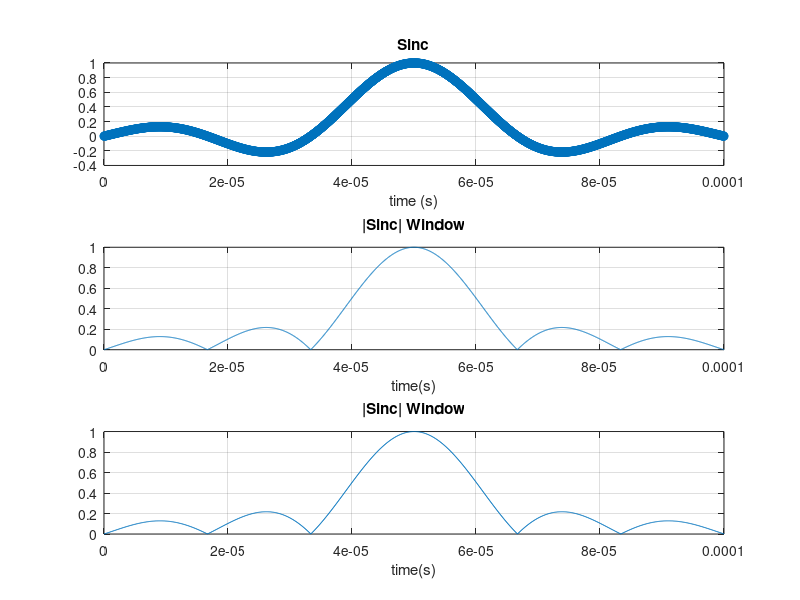

MATLAB code for this plot: (Note: this script raises an error after producing the figure.)
%   Author:     Guillermo Bustos 24/09/2018
%   Project:    DIXITAL - FAMAF - PHD THESIS 
%       
% ========================================================================= 
% Plot a RF Sinc Pulse and its FFT
% The Script above simulates NCO embedded on FPGA with a Sinc function
% loaded in the Look-Up Table.
% Hamming Windowing is applied if is chose
% ========================================================================= 
% Zero Padding:
% https://dsp.stackexchange.com/questions/741/why-should-i-zero-pad-a-signal-before-taking-the-discrete-fourier-transform
% =========================================================================
clear all;
close all;

%------------ INPUT PARAMETERS Pulse Width and NCO base frequency ---------
window_width    = 100e-6; % 100us RF pulse width
nco_freq        = 3e6;
% n_samples       = nco_function(window_width,nco_freq);
n_samples = 2000;
sin_n_period = 1.5; % Set number of period - number of lobules

% Turn Windowing on = 1.
window_sw = 0;

% ---------------------Sinc in radians Dm ---------------------------------
% x_rad = linspace(-2*sin_n_period*pi, 2*sin_n_period*pi, L);% all in radians n_samples = sample time
x_rad = linspace(0, 4*sin_n_period*pi, n_samples);
% to shift right set half of total period
y = sinc( (x_rad  - ((4*sin_n_period*pi)/2) )./ pi); % Eliminate pi term in matlab sinc function
    if window_sw == 1  
          y = y.*hamming(n_samples)'; % Hamming Windowing
    end
y_mod = abs(y);
   
% -------------------- Time Scale Domain ----------------------------------
%  ------------------------------------------------------------------------
% window_width = 100e-6; % 100us

Fs = 1 / (window_width/n_samples); % sampling freq | NCO base freq
Ts = window_width / n_samples; % sampling freq | NCO base freq
% Rule: How many period in half window, and get one period value
sin_period = ((window_width/2)/sin_n_period);
sinc_freq = (1/(sin_period));% get the Sinc freq to fit at the window width
x_t_window = linspace(0, window_width, n_samples);

y_w =  sinc( ( (2*pi*sinc_freq * x_t_window)-((4*sin_n_period*pi)/2) )./ (pi)); % Eliminate pi term in matlab sinc function

% ADD OFFSET AND ELIMINATE NEGATIVE LOBULES - MODULE SINC IS THE SAME AS
% SINC PLUS OFFSET - NO NEGATIVE VALUES
% y_w = y_w + 0.35;

if window_sw == 1 
    y_w = y_w.*hamming(n_samples)';
end
y_mod_w = abs(y_w);

%  ------------------------------------------------------------------------
%  Coding Fase
phase_code_vect = zeros(1, length(y_w));
    for nSample = 1: length(y_w)
        if y_w(nSample) <= 0
             phase_code_vect(nSample) = -1; % Negative Lobule
        else
            phase_code_vect(nSample) = 1; % Positive Lobule
        end
    end
%  ------------------------------------------------------------------------

figure
subplot(3,1,1);  
   plot(x_t_window,y_w,'-o');
   title('Sinc');
   xlabel('time (s)');
   grid on
subplot(3,1,2); 
   plot(x_t_window,y_mod_w);
   title('|Sinc| Window');
   xlabel('time(s)');
   grid on
 subplot(3,1,3); 
   stairs(x_t_window,y_mod_w);
   title('|Sinc| Window');
   xlabel('time(s)');
   grid on
 sgtitle(['Sample Freq: ' num2str(Fs) ', Window Width: ' num2str(window_width) ', Sample Num: ' num2str(n_samples)]);
 
 % ------------------- Plot SINC FFT ---------------------------------------

n = length(y_w);
n = 10*n; % multiplied by arbitrary number
% to pad the signal so can speed up the computation of the FFT when the signal length is not an exact power of 2.
p = nextpow2(n); 
n = 2^p; % set n power of two elements 
X = fft(y_w,n); % pads with extra ceros
fft_resolution = (0:n-1)*(Fs/n);     % FFT resolution
fft_signal = abs(X);    %power

%-- Plot sHIFT FFT 
Y = fftshift(X);
Fshift = (-n/2:n/2-1)*(Fs/n); % zero-centered frequency range
% Fshift = (0:n-1)*(Fs/n); % zero-centered frequency range
fft_mod_shift = abs(Y);     % zero-centered power
ang = angle(Y);
figure
subplot(2,1,1);  
   plot(fft_resolution,fft_signal);
   title('Sinc FFT');
   xlabel('freq');
   ylabel('FFT');
   grid on
subplot(2,1,2); 
   plot(Fshift,fft_mod_shift)
   title('Sinc FFT');
   xlabel('(freq)');
   ylabel('|FFT|');
   grid on
sgtitle('Freq. Domain Sinc Envelope');
% ------------------- Plot |SINC| FFT -------------------------------------

n = length(y_mod_w);
n = 10*n; % 
p = nextpow2(n)
n = 2^p; % % set n power of two elements 
X_mod = fft(y_mod_w,n);
f = (0:n-1)*(Fs/n);     %frequency range
fft_signalmodule = abs(X_mod);    %power

% ---------- Plot sHIFT FFT 
Y_mod = fftshift(X_mod);
Fshift = (-n/2:n/2-1)*(Fs/n); % zero-centered frequency range
fft_shift_signalmodule = abs(Y_mod);     % zero-centered power
  
figure
subplot(2,1,1);  
   plot(f,fft_signalmodule);
   title('|Sinc| FFT');
   xlabel('freq');
   ylabel('FFT');
   grid on
subplot(2,1,2); 
   plot(Fshift,fft_shift_signalmodule)
   title('|Sinc| FFT');
   xlabel('(freq)');
   ylabel('|FFT|');
   grid on 
sgtitle('Freq. Domain |Sinc| Envelope');
 

%------------------------ CARRIER SIGNAL ----------------------------------
%  ------------------------------------------------------------------------

y_mod_carrier = y_mod_w .*cos(2*pi*1e6*x_t_window); % Sinc AM
% y_mod_carrier = y_w .* cos(2*pi*1e6*x_t_window);

%           PHASE CORRECTION
% Multiplied each element by the phase code + or -
y_mod_carrier_bis = y_mod_carrier .* phase_code_vect;

    figure
    subplot(2,1,1); 
       plot(x_t_window,y_mod_carrier);
       title('No Phase Correction');
       xlabel('time(s)');
       grid on
     subplot(2,1,2); 
       plot(x_t_window,y_mod_carrier_bis);
       title('Phase Correction');
       xlabel('time(s)');
       grid on

    % Plot Both signal at same plot
    figure
       plot(x_t_window,y_mod_carrier);
       hold on
       plot(x_t_window,y_mod_carrier_bis);
       xlabel('time(s)');
       legend('Carrier AM |Sinc|',' Carrier AM Phase Correction ')
       grid on
 


% ----- Plot FFT Modulated Carrier NO PHASE SHIFT

n = length(y_mod_carrier);
n = 10*n; % 
p = nextpow2(n)
n = 2^p; % % set n power of two elements 
X_mod = fft(y_mod_carrier,n);
f = (0:n-1)*(Fs/n);     %frequency range
% fft_signalmodule = abs(X_mod);    %power

% ---------- Plot sHIFT FFT 
Y_mod = fftshift(X_mod);
Fshift = (-n/2:n/2-1)*(Fs/n); % zero-centered frequency range
fft_shift_signalmodule = abs(Y_mod);     % zero-centered power
  
    figure
    subplot(2,1,1);  
       plot(f,fft_signalmodule);
       title('|Sinc| FFT');
       xlabel('freq');
       ylabel('FFT');
       grid on
    subplot(2,1,2); 
       plot(Fshift,fft_shift_signalmodule)
       title('|Sinc| FFT');
       xlabel('(freq)');
       ylabel('|FFT|');
       grid on 
    sgtitle('|Sinc| Freq. Domain No phase Shift');

% ------ Plot Carrier FFT - PHASE SHIFT 

n = length(y_mod_carrier_bis);
n = 10*n; % 
p = nextpow2(n)
n = 2^p; % % set n power of two elements 
X_mod = fft(y_mod_carrier_bis,n);
f = (0:n-1)*(Fs/n);     %frequency range
% fft_signalmodule = abs(X_mod);    %power

% ---------- Plot sHIFT FFT 
Y_mod = fftshift(X_mod);
Fshift = (-n/2:n/2-1)*(Fs/n); % zero-centered frequency range
fft_shift_signalmodule = abs(Y_mod);     % zero-centered power
  
    figure
    subplot(2,1,1);  
       plot(f,fft_signalmodule);
       title('|Sinc| FFT');
       xlabel('freq');
       ylabel('FFT');
       grid on
    subplot(2,1,2); 
       plot(Fshift,fft_shift_signalmodule)
       title('|Sinc| FFT');
       xlabel('(freq)');
       ylabel('|FFT|');
       grid on 
    sgtitle('|Sinc| Freq. Domain with phase Shift');
